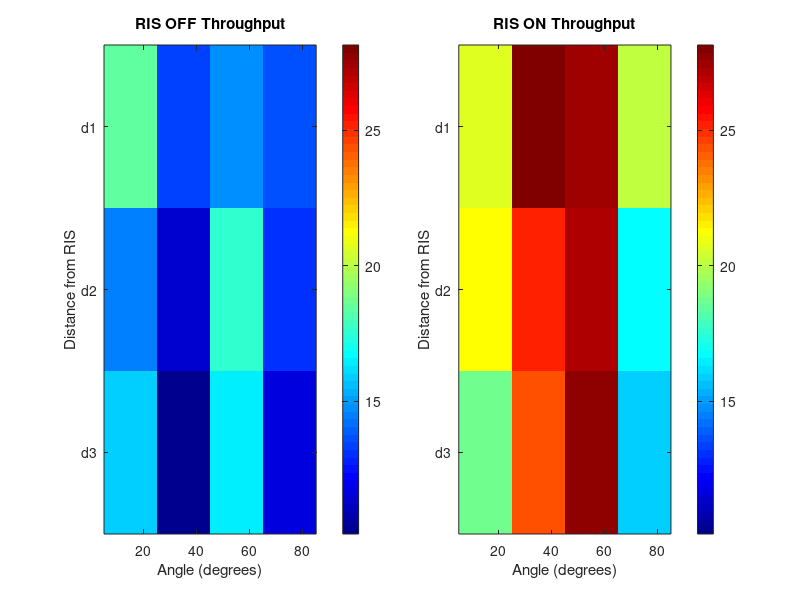

Reproduce this figure in MATLAB.
clc
clear
close all

%% Grid definition
angles = [15 30 60 75];
dist_labels = {'d1','d2','d3'};

%% ================= INPUT YOUR DATA =================
% format: rows = distance, columns = [00 01 10 11]

% UE1 Throughput (RIS ON)
UE1_on = [
18.5 22.7 26.2 30.1;
22.7 19.5 23.3 27.2;
25.6 11.7 23 25.5
];                                       

% UE2 Throughput (RIS ON)
UE2_on = [
25.9 29.4 14.4 25.4;
17.2 27.3 16.1 26.8;
15.3 29.7 16.5 26
];

% UE1 Throughput (RIS OFF)
UE1_off = [
15.3 21.6 10.8 16.1;
13.9 15.3 9.8 12.9;
12.6 19.1 9.6 10.6
];

% UE2 Throughput (RIS OFF)
UE2_off = [
17 18.3 10.5 11.2;
13.6 21.8 12.3 13.6;
14.1 19.1 9.28 14
];

%% ================================================

heat_on = zeros(3,4);
heat_off = zeros(3,4);

for i = 1:3
    
    %% RIS ON
    
    r1 = UE1_on(i,:);
    r2 = UE2_on(i,:);
    
    angle15 = mean([r1(1) r1(2)]);
    angle30 = mean([r1(3) r1(4)]);
    
    angle60 = mean([r2(2) r2(4)]);
    angle75 = mean([r2(1) r2(3)]);
    
    heat_on(i,:) = [angle15 angle30 angle60 angle75];
    
    
    %% RIS OFF
    
    r1 = UE1_off(i,:);
    r2 = UE2_off(i,:);
    
    angle15 = mean([r1(1) r1(2)]);
    angle30 = mean([r1(3) r1(4)]);
    
    angle60 = mean([r2(2) r2(4)]);
    angle75 = mean([r2(1) r2(3)]);
    
    heat_off(i,:) = [angle15 angle30 angle60 angle75];
    
end

% %% RIS Gain
% gain = heat_on - heat_off;
% 
% %% Plot
% 
% figure('Position',[200 200 1400 400])
% 
% subplot(1,3,1)
% imagesc(angles,1:3,heat_off)
% colorbar
% colormap(jet)
% title('RIS OFF Throughput')
% xlabel('Angle (degrees)')
% ylabel('Distance from RIS')
% yticks(1:3)
% yticklabels(dist_labels)
% set(gca,'FontSize',12)
% 
% subplot(1,3,2)
% imagesc(angles,1:3,heat_on)
% colorbar
% colormap(jet)
% title('RIS ON Throughput')
% xlabel('Angle (degrees)')
% ylabel('Distance from RIS')
% yticks(1:3)
% yticklabels(dist_labels)
% set(gca,'FontSize',12)
% 
% subplot(1,3,3)
% imagesc(angles,1:3,gain)
% colorbar
% colormap(jet)
% title('RIS Throughput Gain')
% xlabel('Angle (degrees)')
% ylabel('Distance from RIS')
% yticks(1:3)
% yticklabels(dist_labels)
% set(gca,'FontSize',12)

%% 
clim_min = min([heat_on(:); heat_off(:)]);
clim_max = max([heat_on(:); heat_off(:)]);
figure('Position',[200 200 1400 400])

subplot(1,2,1)
imagesc(angles,1:3,heat_off)
colorbar
colormap(jet)
caxis([clim_min clim_max])
title('RIS OFF Throughput')
xlabel('Angle (degrees)')
ylabel('Distance from RIS')
yticks(1:3)
yticklabels(dist_labels)

subplot(1,2,2)
imagesc(angles,1:3,heat_on)
colorbar
colormap(jet)
caxis([clim_min clim_max])
title('RIS ON Throughput')
xlabel('Angle (degrees)')
ylabel('Distance from RIS')
yticks(1:3)
yticklabels(dist_labels)

% subplot(1,3,3)
% imagesc(angles,1:3,gain)
% colorbar
% colormap(jet)
% title('RIS Throughput Gain')
% xlabel('Angle (degrees)')
% ylabel('Distance from RIS')
% yticks(1:3)
% yticklabels(dist_labels)
